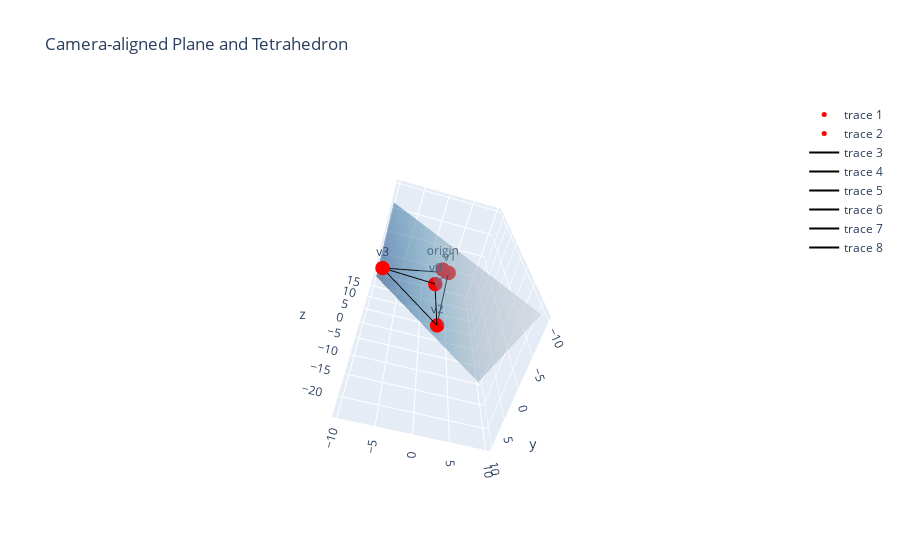

The code cell stored with this chart in its notebook:
### Code cell
import torch
import numpy as np
import plotly.graph_objects as go

# Define tensors provided
view_matrix = torch.tensor([
    [-6.2930476665e-01, -5.1553761959e-01,  5.8154672384e-01,  6.3674771786e-01],
    [ 8.2019373775e-02, -7.8817689419e-01, -6.0995894670e-01, -2.4096879959e+00],
    [ 7.7281844616e-01, -3.3615204692e-01,  5.3828763962e-01,  1.2050601244e+00],
    [ 1.4261853920e-09, -2.2020444135e-08,  1.1744639039e-08,  1.0000000000e+00]
], device='cpu')

tetra = torch.tensor([
    [-0.3329432011, -1.1659097672, -2.4887781143],
    [ 2.3484408855, -0.4595559835,  5.1750946045],
    [ 2.0462048054,  6.0099563599, -2.7709932327],
    [-9.1555585861, -1.2241894007, -1.7154008150]
], device='cpu')

# Compute camera origin from view matrix
R = view_matrix[:3, :3]
t = view_matrix[:3, 3]
camera_origin = -torch.linalg.inv(R) @ t

# The normal vector of the camera plane is the third row of the rotation matrix
plane_normal = R[2, :]

# Define the grid for the plane
plane_size = 10
x_plane = np.linspace(-plane_size, plane_size, 10)
y_plane = np.linspace(-plane_size, plane_size, 10)
xx, yy = np.meshgrid(x_plane, y_plane)

# Compute zz using plane equation: ax + by + cz + d = 0
# plane equation: normal . (X - camera_origin) = 0
a, b, c = plane_normal.numpy()
d = -(a * camera_origin[0].numpy() + b * camera_origin[1].numpy() + c * camera_origin[2].numpy())
zz = (-a * xx - b * yy - d) / c

# Plot using plotly
fig = go.Figure()

# Plot the plane
fig.add_trace(go.Surface(x=xx, y=yy, z=zz, opacity=0.5, colorscale='Blues', showscale=False))

# Plot the tetrahedron vertices
fig.add_trace(go.Scatter3d(
    x=[t[0]], y=[t[1]], z=[t[2]],
    mode='markers+text',
    marker=dict(size=5, color='red'),
    text=['origin'],
    textposition="top center"
))
# Plot the tetrahedron vertices
fig.add_trace(go.Scatter3d(
    x=tetra[:, 0].numpy(), y=tetra[:, 1].numpy(), z=tetra[:, 2].numpy(),
    mode='markers+text',
    marker=dict(size=5, color='red'),
    text=["v0", "v1", "v2", "v3"],
    textposition="top center"
))

# Define tetrahedron edges
edges = [(0, 1), (0, 2), (0, 3), (1, 2), (1, 3), (2, 3)]
for edge in edges:
    fig.add_trace(go.Scatter3d(
        x=tetra[edge, 0].numpy(),
        y=tetra[edge, 1].numpy(),
        z=tetra[edge, 2].numpy(),
        mode='lines',
        line=dict(color='black', width=2)
    ))

# Set the camera view
fig.update_layout(scene_camera=dict(
    eye=dict(x=camera_origin[0].item(), y=camera_origin[1].item(), z=camera_origin[2].item())
))

fig.update_layout(
    scene=dict(
        aspectmode='data'
    ),
    title="Camera-aligned Plane and Tetrahedron"
)

fig.show()

### Figure 1 — Plotly figure (JSON) as saved in the notebook; plotly's stock layout.template omitted (floating-point values rounded to 4 significant figures)
{"data": [{"colorscale": [[0, "rgb(247,251,255)"], [0.125, "rgb(222,235,247)"], [0.25, "rgb(198,219,239)"], [0.375, "rgb(158,202,225)"], [0.5, "rgb(107,174,214)"], [0.625, "rgb(66,146,198)"], [0.75, "rgb(33,113,181)"], [0.875, "rgb(8,81,156)"], [1, "rgb(8,48,107)"]], "opacity": 0.5, "showscale": false, "type": "surface", "x": [[-10, -7.778, -5.556, -3.333, -1.111, 1.111, 3.333, 5.556, 7.778, 10], [-10, -7.778, -5.556, -3.333, -1.111, 1.111, 3.333, 5.556, 7.778, 10], [-10, -7.778, -5.556, -3.333, -1.111, 1.111, 3.333, 5.556, 7.778, 10], [-10, -7.778, -5.556, -3.333, -1.111, 1.111, 3.333, 5.556, 7.778, 10], [-10, -7.778, -5.556, -3.333, -1.111, 1.111, 3.333, 5.556, 7.778, 10], [-10, -7.778, -5.556, -3.333, -1.111, 1.111, 3.333, 5.556, 7.778, 10], [-10, -7.778, -5.556, -3.333, -1.111, 1.111, 3.333, 5.556, 7.778, 10], [-10, -7.778, -5.556, -3.333, -1.111, 1.111, 3.333, 5.556, 7.778, 10], [-10, -7.778, -5.556, -3.333, -1.111, 1.111, 3.333, 5.556, 7.778, 10], [-10, -7.778, -5.556, -3.333, -1.111, 1.111, 3.333, 5.556, 7.778, 10]], "y": [[-10, -10, -10, -10, -10, -10, -10, -10, -10, -10], [-7.778, -7.778, -7.778, -7.778, -7.778, -7.778, -7.778, -7.778, -7.778, -7.778], [-5.556, -5.556, -5.556, -5.556, -5.556, -5.556, -5.556, -5.556, -5.556, -5.556], [-3.333, -3.333, -3.333, -3.333, -3.333, -3.333, -3.333, -3.333, -3.333, -3.333], [-1.111, -1.111, -1.111, -1.111, -1.111, -1.111, -1.111, -1.111, -1.111, -1.111], [1.111, 1.111, 1.111, 1.111, 1.111, 1.111, 1.111, 1.111, 1.111, 1.111], [3.333, 3.333, 3.333, 3.333, 3.333, 3.333, 3.333, 3.333, 3.333, 3.333], [5.556, 5.556, 5.556, 5.556, 5.556, 5.556, 5.556, 5.556, 5.556, 5.556], [7.778, 7.778, 7.778, 7.778, 7.778, 7.778, 7.778, 7.778, 7.778, 7.778], [10, 10, 10, 10, 10, 10, 10, 10, 10, 10]], "z": [[5.873, 2.683, -0.5074, -3.698, -6.888, -10.08, -13.27, -16.46, -19.65, -22.84], [7.261, 4.071, 0.8803, -2.31, -5.501, -8.691, -11.88, -15.07, -18.26, -21.45], [8.649, 5.458, 2.268, -0.9224, -4.113, -7.303, -10.49, -13.68, -16.87, -20.07], [10.04, 6.846, 3.656, 0.4654, -2.725, -5.916, -9.106, -12.3, -15.49, -18.68], [11.42, 8.234, 5.044, 1.853, -1.337, -4.528, -7.718, -10.91, -14.1, -17.29], [12.81, 9.622, 6.431, 3.241, 0.0504, -3.14, -6.33, -9.521, -12.71, -15.9], [14.2, 11.01, 7.819, 4.629, 1.438, -1.752, -4.943, -8.133, -11.32, -14.51], [15.59, 12.4, 9.207, 6.016, 2.826, -0.3646, -3.555, -6.745, -9.936, -13.13], [16.98, 13.78, 10.59, 7.404, 4.214, 1.023, -2.167, -5.358, -8.548, -11.74], [18.36, 15.17, 11.98, 8.792, 5.601, 2.411, -0.7795, -3.97, -7.16, -10.35]]}, {"marker": {"color": "red", "size": 5}, "mode": "markers+text", "text": ["origin"], "textposition": "top center", "type": "scatter3d", "x": [0.6367], "y": [-2.41], "z": [1.205]}, {"marker": {"color": "red", "size": 5}, "mode": "markers+text", "text": ["v0", "v1", "v2", "v3"], "textposition": "top center", "type": "scatter3d", "x": [-0.3329, 2.348, 2.046, -9.156], "y": [-1.166, -0.4596, 6.01, -1.224], "z": [-2.489, 5.175, -2.771, -1.715]}, {"line": {"color": "black", "width": 2}, "mode": "lines", "type": "scatter3d", "x": [-0.3329, 2.348], "y": [-1.166, -0.4596], "z": [-2.489, 5.175]}, {"line": {"color": "black", "width": 2}, "mode": "lines", "type": "scatter3d", "x": [-0.3329, 2.046], "y": [-1.166, 6.01], "z": [-2.489, -2.771]}, {"line": {"color": "black", "width": 2}, "mode": "lines", "type": "scatter3d", "x": [-0.3329, -9.156], "y": [-1.166, -1.224], "z": [-2.489, -1.715]}, {"line": {"color": "black", "width": 2}, "mode": "lines", "type": "scatter3d", "x": [2.348, 2.046], "y": [-0.4596, 6.01], "z": [5.175, -2.771]}, {"line": {"color": "black", "width": 2}, "mode": "lines", "type": "scatter3d", "x": [2.348, -9.156], "y": [-0.4596, -1.224], "z": [5.175, -1.715]}, {"line": {"color": "black", "width": 2}, "mode": "lines", "type": "scatter3d", "x": [2.046, -9.156], "y": [6.01, -1.224], "z": [-2.771, -1.715]}], "layout": {"scene": {"aspectmode": "data", "camera": {"eye": {"x": -0.3329, "y": -1.166, "z": -2.489}}}, "title": {"text": "Camera-aligned Plane and Tetrahedron"}}}
